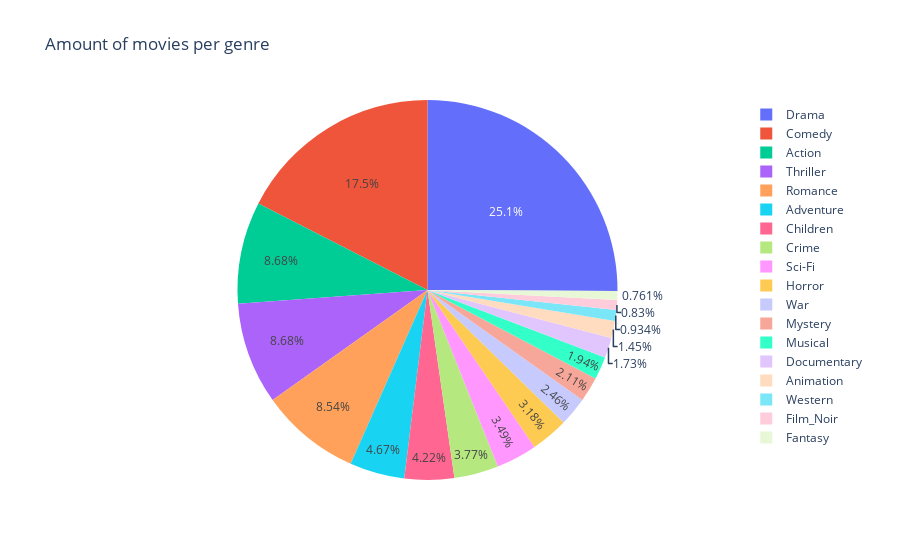

This figure's notebook cell:
### Code cell
genres = ["Action","Adventure","Animation",
    "Children","Comedy","Crime","Documentary","Drama","Fantasy",
    "Film_Noir","Horror","Musical","Mystery","Romance","Sci-Fi",
    "Thriller","War","Western"]

result_count_genres = count_genre(genres, data_movie)

''' fig = go.Figure(data=[go.Bar(
            x=genres, y=result_count_genres,
            text=result_count_genres,
            textposition='auto',
        )]) '''

fig = px.pie(values=result_count_genres, names=genres, title='Amount of movies per genre')

fig.show()

### Figure 1 — Plotly figure (JSON) as saved in the notebook; plotly's stock layout.template omitted (floating-point values rounded to 4 significant figures)
{"data": [{"domain": {"x": [0, 1], "y": [0, 1]}, "hovertemplate": "label=%{label}<br>value=%{value}<extra></extra>", "labels": ["Action", "Adventure", "Animation", "Children", "Comedy", "Crime", "Documentary", "Drama", "Fantasy", "Film_Noir", "Horror", "Musical", "Mystery", "Romance", "Sci-Fi", "Thriller", "War", "Western"], "legendgroup": "", "name": "", "showlegend": true, "type": "pie", "values": [251, 135, 42, 122, 505, 109, 50, 725, 22, 24, 92, 56, 61, 247, 101, 251, 71, 27]}], "layout": {"legend": {"tracegroupgap": 0}, "title": {"text": "Amount of movies per genre"}}}
